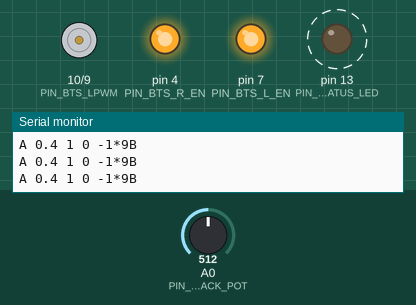
A sketch run on a simulated Arduino Uno, built with avr-gcc and run on an emulated ATmega328P. On the bench: motor-driver pin pairs drawn as motors (green arrow = first pin HIGH = forward, orange = second pin HIGH = backward, longer = more drive), output pins drawn as LEDs (lit = HIGH), the last lines printed to the serial monitor. Dashed ring = blinking. The test bench sets the inputs (shaded band); at power-on: A0 (PIN_FEEDBACK_POT) = 512.

Above: at 1.2 s.
1.3 s: A0 (PIN_FEEDBACK_POT) set to 61
4.3 s: A0 (PIN_FEEDBACK_POT) set to 58
At 4.9 s:
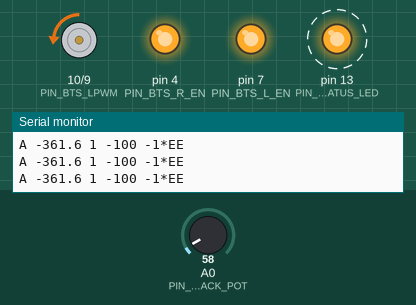
7.3 s: A0 (PIN_FEEDBACK_POT) set to 25
At 9.0 s:
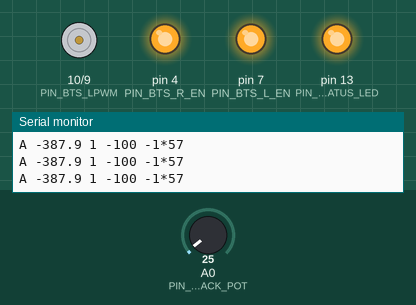
9.4 s: A0 (PIN_FEEDBACK_POT) set to 28
At 9.55 s:
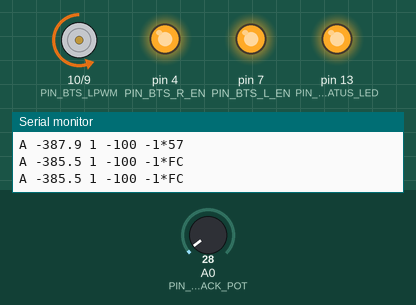
11.2 s: A0 (PIN_FEEDBACK_POT) set to 45
At 13.1 s:
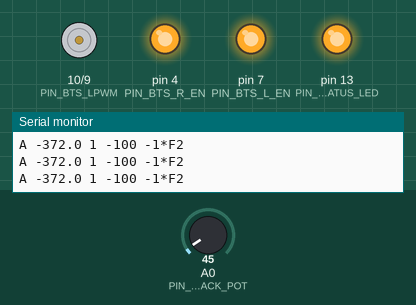
Timing chart, 0 to 14.6 s (numbered marks = the images above; inputs shaded):
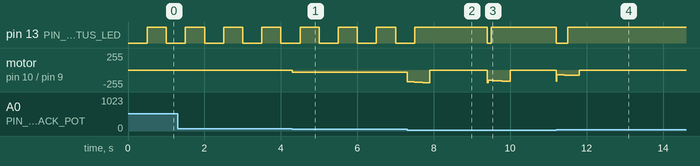

The sketch:

steering.ino
```cpp
/*
 * steering.ino  --  Vanchor-NG closed-loop azimuth steering board.
 *
 * Role: hold the steering head (the rotating trolling-motor turret) at the
 * angle the autopilot commands, using a worm-gear DC gearmotor driven through an
 * H-bridge and a position-feedback POTENTIOMETER on the turret/ring as the angle
 * sensor. A PID position loop tracks the target; the worm gear self-locks so the
 * head holds with no holding current once settled.
 *
 *   (The CAD pack -- cad/steering_BOM.md -- prototypes this unit with an AS5600
 *   magnetic encoder over I2C. This firmware uses the pot variant the project
 *   selected; an AS5600 drop-in is documented in firmware/README.md: replace
 *   readAngleDeg() with an I2C read and you are done -- the loop is identical.)
 *
 * Protocol: see ../common/vanchor_protocol.h. The Pi sends either
 *     STEERD <deg>\r\n              (v2.1 split channel: target azimuth in DEGREES)
 *     CMD <pwm> <dir> <steer>\r\n   (legacy combined line; <steer> -100..100)
 * For the legacy CMD form:
 *   target_deg = (steer/100) * STEER_FULL_SCALE_DEG   (NOT the endstop range!)
 * It reports actual angle back so the Pi's closed-loop telemetry
 * (steering.angle_deg / feedback_ok / wrap_pct, app.py) works:
 *     A <angle_deg> <ok> <wrap_pct>\r\n
 *
 * Mechanical params come from core/config.py BoatConfig:
 *     max_steer_angle_deg = 180.0   (normalized full scale; STEER_FULL_SCALE_DEG)
 *     steer_range_deg     = 360.0   (+/- head rotation limit; soft endstops only)
 *     max_steer_rate_dps  = 95.0    (head rotation speed; bounds PID output)
 *
 * Safety / robustness:
 *   - clamp target to +/- STEER_RANGE_DEG (soft endstops),
 *   - deadband around the target to stop hunting (worm self-locks in deadband),
 *   - output (PWM) limited; integrator clamped (anti-windup),
 *   - stall detection: large error + ~no motion for a while -> back off + flag,
 *   - feedback-plausibility check: pot reading out of the valid ADC window =>
 *     feedback_ok=0 and motor held (don't drive blind),
 *   - watchdog: no CMD within window -> HOLD current angle (worm locks); a slow
 *     optional recentre is provided but OFF by default (holding is safest).
 */

#include "../common/vanchor_protocol.h"

// ------------------------------- pin map ----------------------------------- //
// (Arduino Nano / Uno, ATmega328P) driving a BTS7960 H-bridge.
const uint8_t PIN_BTS_RPWM = 9;   // BTS7960 RPWM (drive one direction), 490Hz PWM
const uint8_t PIN_BTS_LPWM = 10;  // BTS7960 LPWM (drive the other direction)
const uint8_t PIN_BTS_R_EN = 4;   // R_EN enable (tie with L_EN; HIGH=run, LOW=coast)
const uint8_t PIN_BTS_L_EN = 7;   // L_EN enable
const uint8_t PIN_FEEDBACK_POT = A0;  // wiper of the steering feedback pot
const uint8_t PIN_BTS_R_IS = A2;   // optional BTS7960 current-sense (R_IS), analog
const uint8_t PIN_BTS_L_IS = A3;   // optional BTS7960 current-sense (L_IS), analog
const uint8_t PIN_STATUS_LED = 13;

// --------------------- mechanical / sensor calibration --------------------- //
// Head rotation limit, deg each side of centre (BoatConfig.steer_range_deg).
// SOFT ENDSTOPS ONLY -- never the command scale. The servo/gearbox design
// allows at least +/-360; set to YOUR build's limit.
const float STEER_RANGE_DEG = 360.0f;
// Normalized-command full scale (BoatConfig.max_steer_angle_deg): a legacy
// "CMD ... <steer>" of +/-100 maps to +/- this many degrees. MUST match the
// Pi's max_steer_angle_deg or every commanded angle is silently rescaled
// (that mismatch -- full scale accidentally tied to the endstop range -- is
// exactly the bug v2.1 fixes). The degrees-native STEERD command needs no
// scale at all.
const float STEER_FULL_SCALE_DEG = 180.0f;
// Head rotation speed (BoatConfig.max_steer_rate_dps) -- used only as a sanity ref.
const float MAX_STEER_RATE_DPS = 95.0f;

// Feedback-pot calibration. A single-turn pot can only cover ~ +/-150deg of its
// ~300deg track; for +/-185deg use a multi-turn pot or gear the pot up. Measure
// the raw 10-bit ADC at the two mechanical extremes and at centre, then fill:
//   ADC_AT_NEG  : reading at -STEER_RANGE_DEG (hard port)
//   ADC_AT_POS  : reading at +STEER_RANGE_DEG (hard starboard)
// Angle is linearly interpolated. Keep a margin from 0 / 1023 so an open/short
// wiper reads outside [ADC_MIN_VALID, ADC_MAX_VALID] and trips feedback_ok=0.
const int ADC_AT_NEG = 60;     // <-- CALIBRATE
const int ADC_AT_POS = 963;    // <-- CALIBRATE
const int ADC_MIN_VALID = 8;   // below this => wiper shorted/open => feedback lost
const int ADC_MAX_VALID = 1015;// above this => wiper open => feedback lost

// ------------------------------- PID gains --------------------------------- //
// Error is in degrees; output is +/-255 PWM. Start conservative; tune on the
// bench. Kd damps overshoot from the head's inertia; Ki removes the small steady
// error the worm's stiction leaves.
const float KP = 6.0f;
const float KI = 0.8f;
const float KD = 0.6f;
const float INTEGRAL_LIMIT = 120.0f;  // anti-windup clamp on Ki*integral (PWM units)

// Deadband: within this many deg of target, stop driving (worm self-locks).
const float DEADBAND_DEG = 1.2f;
// Don't bother driving below this PWM (overcomes nothing; just buzzes).
const int MIN_DRIVE_PWM = 35;
// Hard ceiling on drive PWM (current/thermal headroom for the H-bridge).
const int MAX_DRIVE_PWM = 220;

// Stall detection: if |error| is large but the angle barely moves for this long,
// declare a stall (mechanical end-stop / jam) and back off.
const float STALL_ERR_DEG = 4.0f;
const float STALL_MOVE_DEG = 1.0f;
const unsigned long STALL_TIME_MS = 600;
// Optional current-sense stall threshold (BTS7960 IS ~ raw ADC). 0 = disabled.
const int STALL_CURRENT_ADC = 0;   // set >0 after measuring your motor's stall

// Recentre to 0 on signal loss? Safer to HOLD (worm self-locks), so default OFF.
const bool FAILSAFE_RECENTER = false;

// ------------------------------- state ------------------------------------- //
float g_targetDeg = 0.0f;       // commanded angle (clamped to range)
float g_angleDeg = 0.0f;        // measured angle
bool  g_feedbackOk = true;
float g_integral = 0.0f;
float g_prevErr = 0.0f;

unsigned long g_lastCmdMs = 0;
unsigned long g_lastTickMs = 0;
int  g_lastSeq = -1;            // heartbeat seq of the last parsed CMD (-1 = none)

// stall tracking
float g_stallRefDeg = 0.0f;
unsigned long g_stallSinceMs = 0;
bool  g_stalled = false;

char    g_line[VANCHOR_LINE_MAX];
uint8_t g_lineLen = 0;

// ----------------------------- angle reading ------------------------------- //
// Read the feedback pot -> degrees. Sets g_feedbackOk false on an implausible
// reading (open/short wiper). Light smoothing to keep PID quiet.
static float readAngleDeg() {
  int raw = analogRead(PIN_FEEDBACK_POT);
  // 3-sample median-ish smoothing (cheap, robust to single-sample noise).
  int r2 = analogRead(PIN_FEEDBACK_POT);
  int r3 = analogRead(PIN_FEEDBACK_POT);
  // median of three
  int hi = max(raw, max(r2, r3));
  int lo = min(raw, min(r2, r3));
  int med = raw + r2 + r3 - hi - lo;

  g_feedbackOk = (med >= ADC_MIN_VALID && med <= ADC_MAX_VALID);

  // Linear map ADC_AT_NEG..ADC_AT_POS  ->  -RANGE..+RANGE.
  float t = (float)(med - ADC_AT_NEG) / (float)(ADC_AT_POS - ADC_AT_NEG);
  return -STEER_RANGE_DEG + t * (2.0f * STEER_RANGE_DEG);
}

// ----------------------------- motor output -------------------------------- //
// signedPwm > 0 drives toward +angle (starboard); < 0 toward -angle (port).
// Flip the RPWM/LPWM assignment if your wiring drives the wrong way.
static void driveMotor(int signedPwm) {
  if (signedPwm > MAX_DRIVE_PWM) signedPwm = MAX_DRIVE_PWM;
  if (signedPwm < -MAX_DRIVE_PWM) signedPwm = -MAX_DRIVE_PWM;
  if (signedPwm > 0) {
    analogWrite(PIN_BTS_LPWM, 0);
    analogWrite(PIN_BTS_RPWM, signedPwm);
  } else if (signedPwm < 0) {
    analogWrite(PIN_BTS_RPWM, 0);
    analogWrite(PIN_BTS_LPWM, -signedPwm);
  } else {
    analogWrite(PIN_BTS_RPWM, 0);
    analogWrite(PIN_BTS_LPWM, 0);  // both low = coast; worm self-locks anyway
  }
}

static void brakeMotor() {
  // Coast (worm gear holds). True electrical brake would set both EN low / both
  // PWM such that the bridge shorts the motor; the self-locking worm makes that
  // unnecessary and avoids heat.
  analogWrite(PIN_BTS_RPWM, 0);
  analogWrite(PIN_BTS_LPWM, 0);
}

// --------------------------- command parsing ------------------------------- //
static void setTargetDeg(float deg) {
  // Soft endstops (head rotation limit).
  if (deg >  STEER_RANGE_DEG) deg =  STEER_RANGE_DEG;
  if (deg < -STEER_RANGE_DEG) deg = -STEER_RANGE_DEG;
  g_targetDeg = deg;
  g_lastCmdMs = millis();
}

static void onCommand(int /*pwm*/, char /*dir*/, int steer) {
  // Legacy normalized command: full scale is max_steer_angle_deg (180), never
  // the endstop range.
  setTargetDeg(((float)steer / 100.0f) * STEER_FULL_SCALE_DEG);
}

static void pollSerial() {
  while (Serial.available() > 0) {
    char c = (char)Serial.read();
    if (c == '\n' || c == '\r') {
      if (g_lineLen > 0) {
        g_line[g_lineLen] = '\0';
        int pwm, steer, seq; char dir;
        float deg;
        // Protocol v2: verify + strip the *HH CRC before parsing. A corrupted
        // (or, with VANCHOR_REQUIRE_CRC, CRC-less) line is dropped whole; the
        // watchdog holds the safe state if that persists.
        if (vanchorAcceptLine(g_line)) {
          if (vanchorParseSteerDeg(g_line, &deg, &seq)) {   // v2.1: degrees-native
            setTargetDeg(deg);
            g_lastSeq = seq;            // echo this back in the A feedback line
          } else if (vanchorParseCmd(g_line, &pwm, &dir, &steer, &seq)) {
            onCommand(pwm, dir, steer);
            g_lastSeq = seq;
          }
        }
      }
      g_lineLen = 0;
    } else if (g_lineLen < VANCHOR_LINE_MAX - 1) {
      g_line[g_lineLen++] = c;
    } else {
      g_lineLen = 0;
    }
  }
}

// ------------------------------- setup ------------------------------------- //
void setup() {
  Serial.begin(VANCHOR_BAUD);

  pinMode(PIN_BTS_RPWM, OUTPUT);
  pinMode(PIN_BTS_LPWM, OUTPUT);
  pinMode(PIN_BTS_R_EN, OUTPUT);
  pinMode(PIN_BTS_L_EN, OUTPUT);
  pinMode(PIN_STATUS_LED, OUTPUT);
  digitalWrite(PIN_BTS_R_EN, HIGH);     // enable both half-bridges
  digitalWrite(PIN_BTS_L_EN, HIGH);
  brakeMotor();

  g_angleDeg = readAngleDeg();
  g_targetDeg = g_angleDeg;             // start by holding wherever we are
  g_stallRefDeg = g_angleDeg;
  g_lastCmdMs = millis();
  g_lastTickMs = millis();
}

// ------------------------ control update (per tick) ------------------------ //
static void updateControl() {
  unsigned long now = millis();
  float dt = (now - g_lastTickMs) / 1000.0f;
  if (dt <= 0) dt = 0.001f;
  g_lastTickMs = now;

  g_angleDeg = readAngleDeg();

  bool failsafe = (now - g_lastCmdMs) > VANCHOR_WATCHDOG_MS;
  float target = g_targetDeg;
  if (failsafe) {
    if (FAILSAFE_RECENTER) target = 0.0f;
    else target = g_angleDeg;           // hold here; worm self-locks
  }
  // Soft endstops (cable wrap).
  if (target >  STEER_RANGE_DEG) target =  STEER_RANGE_DEG;
  if (target < -STEER_RANGE_DEG) target = -STEER_RANGE_DEG;

  float err = target - g_angleDeg;

  // No reliable feedback -> don't drive blind. Hold and report not-ok.
  if (!g_feedbackOk) {
    g_integral = 0.0f;
    brakeMotor();
  } else if (fabs(err) <= DEADBAND_DEG) {
    // In deadband: stop, let the worm hold. Bleed the integrator.
    g_integral *= 0.5f;
    brakeMotor();
    g_stallSinceMs = 0;
    g_stalled = false;
    g_stallRefDeg = g_angleDeg;
  } else {
    // --- PID ---
    g_integral += err * dt;
    float iTerm = KI * g_integral;
    if (iTerm >  INTEGRAL_LIMIT) { iTerm =  INTEGRAL_LIMIT; g_integral = iTerm / KI; }
    if (iTerm < -INTEGRAL_LIMIT) { iTerm = -INTEGRAL_LIMIT; g_integral = iTerm / KI; }
    float dTerm = KD * (err - g_prevErr) / dt;
    float out = KP * err + iTerm + dTerm;

    int signedPwm = (int)out;
    // Minimum-drive floor (overcome stiction) but never inside deadband.
    if (signedPwm > 0 && signedPwm < MIN_DRIVE_PWM) signedPwm = MIN_DRIVE_PWM;
    if (signedPwm < 0 && signedPwm > -MIN_DRIVE_PWM) signedPwm = -MIN_DRIVE_PWM;

    // --- stall detection (position-based, optional current-based) ---
    bool currentStall = false;
    if (STALL_CURRENT_ADC > 0) {
      int is = max(analogRead(PIN_BTS_R_IS), analogRead(PIN_BTS_L_IS));
      currentStall = (is > STALL_CURRENT_ADC);
    }
    if (fabs(err) > STALL_ERR_DEG) {
      if (fabs(g_angleDeg - g_stallRefDeg) > STALL_MOVE_DEG) {
        g_stallRefDeg = g_angleDeg;     // we are moving; reset the stall clock
        g_stallSinceMs = now;
        g_stalled = false;
      } else {
        if (g_stallSinceMs == 0) g_stallSinceMs = now;
        if ((now - g_stallSinceMs) > STALL_TIME_MS || currentStall) g_stalled = true;
      }
    } else {
      g_stallSinceMs = 0;
      g_stalled = false;
      g_stallRefDeg = g_angleDeg;
    }

    if (g_stalled) {
      // Hung on an end-stop / jam: stop pushing, dump integrator (anti-windup).
      g_integral = 0.0f;
      brakeMotor();
    } else {
      driveMotor(signedPwm);
    }
  }
  g_prevErr = err;

  // status LED: solid if feedback lost or stalled, else heartbeat.
  if (!g_feedbackOk || g_stalled) digitalWrite(PIN_STATUS_LED, HIGH);
  else digitalWrite(PIN_STATUS_LED, (now / 500) & 1);

  // --- report actual angle back to the Pi (closed-loop telemetry) --- //
  static unsigned long lastReport = 0;
  if (now - lastReport >= 100) {        // ~10 Hz feedback
    lastReport = now;
    int wrap = (int)(g_angleDeg / STEER_RANGE_DEG * 100.0f);
    if (wrap > 100) wrap = 100;
    if (wrap < -100) wrap = -100;
    // Build the whole line in a buffer so the *HH CRC covers it (v2).
    char ang[12];
    dtostrf(g_angleDeg, 0, 1, ang);
    char fb[VANCHOR_LINE_MAX];
    snprintf(fb, sizeof fb, "A %s %d %d %d",
             ang, g_feedbackOk ? 1 : 0, wrap, g_lastSeq);
    vanchorAppendCrc(fb, sizeof fb);
    Serial.print(fb);
    Serial.print("\r\n");
  }
}

// ------------------------------- loop -------------------------------------- //
void loop() {
  pollSerial();
  updateControl();
}
```

Measured:
- the behaviour switches between 26 and 27 on A0 (PIN_FEEDBACK_POT) (found by bisection; images 2 and 3)
- after the input at 4.3 s, motor on pin 10 (PIN_BTS_LPWM) / pin 9 (PIN_BTS_RPWM): stopped → backward 35/255 at once
- after the input at 7.3 s, pin 13 (PIN_STATUS_LED): goes on until 7.5 s, then stays HIGH
- after the input at 9.4 s, pin 13 (PIN_STATUS_LED): HIGH → LOW at once, → HIGH 0.10 s later
- after the input at 11.2 s, pin 13 (PIN_STATUS_LED): HIGH → LOW at once, → HIGH 0.30 s later
- by itself, pin 13 (PIN_STATUS_LED): alternates HIGH for 0.50 s and LOW for 0.50 s
